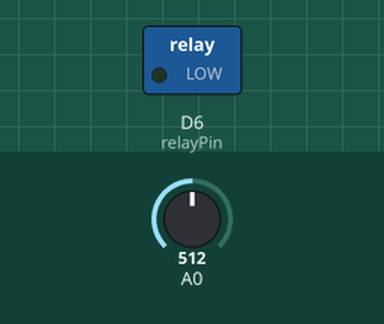
Recording of a sketch running on a simulated ESP8266 (NodeMCU). Parts: switched loads named in the sketch (green lamp = pin HIGH). Inputs (shaded band) come from the test bench; at power-on: A0 = 512. WiFi joins after 1.5 s; servers stay silent unless stated; the Firebase database answers and starts empty; what the sketch prints to the serial monitor is not drawn.

Above: at 0.1 s.
At 1.9 s:
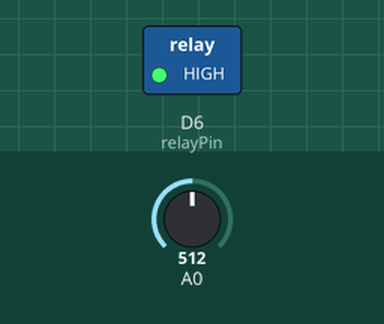
Timing chart, 0 to 3.4 s (numbered marks = the images above):
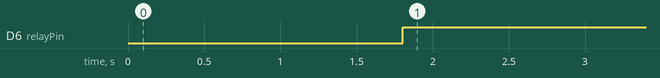

Measured:
- by itself, D6 (relayPin): LOW → HIGH at 1.8 s

The sketch:

arduino_iplant.ino
```cpp
#include <ESP8266WiFi.h>
#include <FirebaseArduino.h>

// Set these to run example.
#define FIREBASE_HOST "host.firebaseio.com"
#define FIREBASE_AUTH "*******************"
#define WIFI_SSID "network_ssid"
#define WIFI_PASSWORD "netword_passowrd"

const int relayPin = D6;

void setup() {

  Serial.begin(9600);

  pinMode(relayPin, OUTPUT);

  // connect to wifi.
  WiFi.begin(WIFI_SSID, WIFI_PASSWORD);
  Serial.print("connecting");
  while (WiFi.status() != WL_CONNECTED) {
    Serial.print(".");
    delay(500);
  }
  Serial.println();
  Serial.print("connected: ");
  Serial.println(WiFi.localIP());

  Firebase.begin(FIREBASE_HOST, FIREBASE_AUTH);
}

//bool relayIsOpen = false;
void loop() {

  int ValorADC;

  float UmidadePercentual;

  ValorADC = analogRead(0);

  UmidadePercentual = 100 * ((1024-(float)ValorADC) / 1024);

  Firebase.setFloat("planta/quintal-code/humidity", UmidadePercentual);

  // handle error
  if (Firebase.failed()) {
      Serial.print("setting /message failed:");
      Serial.println(Firebase.error());
      return;
  }

  bool open_tap = Firebase.getBool("planta/quintal-code/open_tap");

  // handle error
  if (Firebase.failed()) {
      Serial.print("setting /message failed:");
      Serial.println(Firebase.error());
      return;
  }

  if(!open_tap)
  {
    digitalWrite(relayPin, HIGH); //liga
  }
  else
  {
    digitalWrite(relayPin, LOW); //desliga
  }

  delay(5000);

}
```
